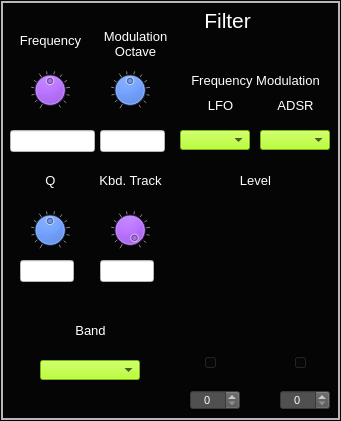
  <widget class="CustomFrame" name="frame_MSOsynthFilter">
   <property name="geometry">
    <rect>
     <x>720</x>
     <y>5</y>
     <width>341</width>
     <height>421</height>
    </rect>
   </property>
   <property name="styleSheet">
    <string notr="true">background-color: rgb(5, 5, 5);
color: rgb(255, 255, 255);</string>
   </property>
   <property name="frameShape">
    <enum>QFrame::Box</enum>
   </property>
   <property name="frameShadow">
    <enum>QFrame::Raised</enum>
   </property>
   <property name="lineWidth">
    <number>1</number>
   </property>
   <property name="midLineWidth">
    <number>2</number>
   </property>
   <widget class="CustomDial" name="dial_MsoSynthFilterFreq">
    <property name="geometry">
     <rect>
      <x>30</x>
      <y>70</y>
      <width>40</width>
      <height>40</height>
     </rect>
    </property>
    <property name="focusPolicy">
     <enum>Qt::NoFocus</enum>
    </property>
    <property name="styleSheet">
     <string notr="true">background-color: rgb(170, 85, 255);</string>
    </property>
    <property name="maximum">
     <number>100</number>
    </property>
    <property name="value">
     <number>50</number>
    </property>
    <property name="wrapping">
     <bool>false</bool>
    </property>
    <property name="notchTarget">
     <double>8.000000000000000</double>
    </property>
    <property name="notchesVisible">
     <bool>true</bool>
    </property>
   </widget>
   <widget class="CustomDial" name="dial_MsoSynthFilterOctave">
    <property name="geometry">
     <rect>
      <x>110</x>
      <y>70</y>
      <width>40</width>
      <height>40</height>
     </rect>
    </property>
    <property name="focusPolicy">
     <enum>Qt::NoFocus</enum>
    </property>
    <property name="styleSheet">
     <string notr="true">background-color: rgb(0, 85, 255);</string>
    </property>
    <property name="maximum">
     <number>100</number>
    </property>
    <property name="value">
     <number>50</number>
    </property>
    <property name="wrapping">
     <bool>false</bool>
    </property>
    <property name="notchTarget">
     <double>8.000000000000000</double>
    </property>
    <property name="notchesVisible">
     <bool>true</bool>
    </property>
   </widget>
   <widget class="QLabel" name="label_100">
    <property name="geometry">
     <rect>
      <x>10</x>
      <y>30</y>
      <width>81</width>
      <height>21</height>
     </rect>
    </property>
    <property name="font">
     <font>
      <pointsize>10</pointsize>
     </font>
    </property>
    <property name="styleSheet">
     <string notr="true">color: rgb(255, 255, 255);</string>
    </property>
    <property name="text">
     <string>Frequency</string>
    </property>
    <property name="alignment">
     <set>Qt::AlignCenter</set>
    </property>
   </widget>
   <widget class="QLabel" name="label_108">
    <property name="geometry">
     <rect>
      <x>100</x>
      <y>23</y>
      <width>71</width>
      <height>41</height>
     </rect>
    </property>
    <property name="font">
     <font>
      <pointsize>10</pointsize>
     </font>
    </property>
    <property name="styleSheet">
     <string notr="true">color: rgb(255, 255, 255);</string>
    </property>
    <property name="text">
     <string>Modulation
Octave</string>
    </property>
    <property name="alignment">
     <set>Qt::AlignCenter</set>
    </property>
   </widget>
   <widget class="CustomDial" name="dial_MsoSynthFilterQ">
    <property name="geometry">
     <rect>
      <x>30</x>
      <y>210</y>
      <width>40</width>
      <height>40</height>
     </rect>
    </property>
    <property name="focusPolicy">
     <enum>Qt::NoFocus</enum>
    </property>
    <property name="styleSheet">
     <string notr="true">background-color: rgb(0, 85, 255);</string>
    </property>
    <property name="maximum">
     <number>100</number>
    </property>
    <property name="value">
     <number>50</number>
    </property>
    <property name="wrapping">
     <bool>false</bool>
    </property>
    <property name="notchTarget">
     <double>8.000000000000000</double>
    </property>
    <property name="notchesVisible">
     <bool>true</bool>
    </property>
   </widget>
   <widget class="QLabel" name="label_113">
    <property name="geometry">
     <rect>
      <x>10</x>
      <y>170</y>
      <width>81</width>
      <height>21</height>
     </rect>
    </property>
    <property name="font">
     <font>
      <pointsize>10</pointsize>
     </font>
    </property>
    <property name="styleSheet">
     <string notr="true">color: rgb(255, 255, 255);</string>
    </property>
    <property name="text">
     <string>Q</string>
    </property>
    <property name="alignment">
     <set>Qt::AlignCenter</set>
    </property>
   </widget>
   <widget class="CustomDial" name="dial_MsoSynthFilterKbdTrack">
    <property name="geometry">
     <rect>
      <x>110</x>
      <y>210</y>
      <width>40</width>
      <height>40</height>
     </rect>
    </property>
    <property name="focusPolicy">
     <enum>Qt::NoFocus</enum>
    </property>
    <property name="styleSheet">
     <string notr="true">background-color: rgb(170, 85, 255);</string>
    </property>
    <property name="maximum">
     <number>100</number>
    </property>
    <property name="value">
     <number>100</number>
    </property>
    <property name="wrapping">
     <bool>false</bool>
    </property>
    <property name="notchTarget">
     <double>8.000000000000000</double>
    </property>
    <property name="notchesVisible">
     <bool>true</bool>
    </property>
   </widget>
   <widget class="QLabel" name="label_130">
    <property name="geometry">
     <rect>
      <x>90</x>
      <y>170</y>
      <width>81</width>
      <height>21</height>
     </rect>
    </property>
    <property name="font">
     <font>
      <pointsize>10</pointsize>
     </font>
    </property>
    <property name="styleSheet">
     <string notr="true">color: rgb(255, 255, 255);</string>
    </property>
    <property name="text">
     <string>Kbd. Track</string>
    </property>
    <property name="alignment">
     <set>Qt::AlignCenter</set>
    </property>
   </widget>
   <widget class="QLineEdit" name="lineEdit_MsoSynthFilterFreq">
    <property name="geometry">
     <rect>
      <x>10</x>
      <y>130</y>
      <width>85</width>
      <height>22</height>
     </rect>
    </property>
    <property name="styleSheet">
     <string notr="true">background-color: rgb(255, 255, 255);
color: rgb(0, 0, 0);</string>
    </property>
    <property name="alignment">
     <set>Qt::AlignCenter</set>
    </property>
    <property name="readOnly">
     <bool>true</bool>
    </property>
   </widget>
   <widget class="QLineEdit" name="lineEdit_MsoSynthFilterOctave">
    <property name="geometry">
     <rect>
      <x>100</x>
      <y>130</y>
      <width>65</width>
      <height>22</height>
     </rect>
    </property>
    <property name="styleSheet">
     <string notr="true">background-color: rgb(255, 255, 255);
color: rgb(0, 0, 0);</string>
    </property>
    <property name="alignment">
     <set>Qt::AlignCenter</set>
    </property>
    <property name="readOnly">
     <bool>true</bool>
    </property>
   </widget>
   <widget class="QLineEdit" name="lineEdit_MsoSynthFilterQ">
    <property name="geometry">
     <rect>
      <x>20</x>
      <y>260</y>
      <width>54</width>
      <height>22</height>
     </rect>
    </property>
    <property name="styleSheet">
     <string notr="true">background-color: rgb(255, 255, 255);
color: rgb(0, 0, 0);</string>
    </property>
    <property name="alignment">
     <set>Qt::AlignCenter</set>
    </property>
    <property name="readOnly">
     <bool>true</bool>
    </property>
   </widget>
   <widget class="QLineEdit" name="lineEdit_MsoSynthFilterKbdTrack">
    <property name="geometry">
     <rect>
      <x>100</x>
      <y>260</y>
      <width>54</width>
      <height>22</height>
     </rect>
    </property>
    <property name="styleSheet">
     <string notr="true">background-color: rgb(255, 255, 255);
color: rgb(0, 0, 0);</string>
    </property>
    <property name="alignment">
     <set>Qt::AlignCenter</set>
    </property>
    <property name="readOnly">
     <bool>true</bool>
    </property>
   </widget>
   <widget class="QLabel" name="label_98">
    <property name="geometry">
     <rect>
      <x>270</x>
      <y>95</y>
      <width>51</width>
      <height>21</height>
     </rect>
    </property>
    <property name="font">
     <font>
      <pointsize>10</pointsize>
     </font>
    </property>
    <property name="styleSheet">
     <string notr="true">color: rgb(255, 255, 255);</string>
    </property>
    <property name="text">
     <string>ADSR</string>
    </property>
    <property name="alignment">
     <set>Qt::AlignCenter</set>
    </property>
   </widget>
   <widget class="QLabel" name="label_96">
    <property name="geometry">
     <rect>
      <x>195</x>
      <y>95</y>
      <width>51</width>
      <height>21</height>
     </rect>
    </property>
    <property name="font">
     <font>
      <pointsize>10</pointsize>
     </font>
    </property>
    <property name="styleSheet">
     <string notr="true">color: rgb(255, 255, 255);</string>
    </property>
    <property name="text">
     <string>LFO</string>
    </property>
    <property name="alignment">
     <set>Qt::AlignCenter</set>
    </property>
   </widget>
   <widget class="CustomSpinBox" name="spinBox_MsoSynthFilterFreqModAdsrLevel">
    <property name="geometry">
     <rect>
      <x>280</x>
      <y>390</y>
      <width>50</width>
      <height>20</height>
     </rect>
    </property>
    <property name="font">
     <font>
      <pointsize>8</pointsize>
     </font>
    </property>
    <property name="focusPolicy">
     <enum>Qt::NoFocus</enum>
    </property>
    <property name="styleSheet">
     <string notr="true">background-color: rgb(80,80,80);
color: rgb(255, 255, 255);</string>
    </property>
    <property name="alignment">
     <set>Qt::AlignCenter</set>
    </property>
    <property name="readOnly">
     <bool>false</bool>
    </property>
    <property name="accelerated">
     <bool>true</bool>
    </property>
    <property name="maximum">
     <number>100</number>
    </property>
    <property name="value">
     <number>0</number>
    </property>
   </widget>
   <widget class="QLabel" name="label_97">
    <property name="geometry">
     <rect>
      <x>180</x>
      <y>70</y>
      <width>151</width>
      <height>20</height>
     </rect>
    </property>
    <property name="font">
     <font>
      <pointsize>10</pointsize>
     </font>
    </property>
    <property name="styleSheet">
     <string>color: rgb(255, 255, 255);</string>
    </property>
    <property name="text">
     <string>Frequency Modulation</string>
    </property>
    <property name="alignment">
     <set>Qt::AlignCenter</set>
    </property>
   </widget>
   <widget class="CustomComboBox" name="comboBox_MsoSynthFilterFreqModAdsr">
    <property name="geometry">
     <rect>
      <x>260</x>
      <y>130</y>
      <width>70</width>
      <height>20</height>
     </rect>
    </property>
    <property name="font">
     <font>
      <pointsize>8</pointsize>
     </font>
    </property>
    <property name="focusPolicy">
     <enum>Qt::NoFocus</enum>
    </property>
    <property name="styleSheet">
     <string notr="true">selection-background-color: rgb(255, 0, 0);
color: rgb(0,0,0);
border-color: rgb(0, 0, 0);
background-color: rgb(170, 255, 0);
</string>
    </property>
    <property name="currentText">
     <string/>
    </property>
    <property name="currentIndex">
     <number>-1</number>
    </property>
    <property name="maxVisibleItems">
     <number>4</number>
    </property>
   </widget>
   <widget class="QLabel" name="label_99">
    <property name="geometry">
     <rect>
      <x>230</x>
      <y>170</y>
      <width>51</width>
      <height>21</height>
     </rect>
    </property>
    <property name="font">
     <font>
      <pointsize>10</pointsize>
     </font>
    </property>
    <property name="styleSheet">
     <string notr="true">color: rgb(255, 255, 255);</string>
    </property>
    <property name="text">
     <string>Level</string>
    </property>
    <property name="alignment">
     <set>Qt::AlignCenter</set>
    </property>
   </widget>
   <widget class="CustomComboBox" name="comboBox_MsoSynthFilterFreqModLfo">
    <property name="geometry">
     <rect>
      <x>180</x>
      <y>130</y>
      <width>70</width>
      <height>20</height>
     </rect>
    </property>
    <property name="font">
     <font>
      <pointsize>8</pointsize>
     </font>
    </property>
    <property name="focusPolicy">
     <enum>Qt::NoFocus</enum>
    </property>
    <property name="styleSheet">
     <string notr="true">selection-background-color: rgb(255, 0, 0);
color: rgb(0,0,0);
border-color: rgb(0, 0, 0);
background-color: rgb(170, 255, 0);
</string>
    </property>
    <property name="currentText">
     <string/>
    </property>
    <property name="currentIndex">
     <number>-1</number>
    </property>
    <property name="maxVisibleItems">
     <number>4</number>
    </property>
   </widget>
   <widget class="CustomSpinBox" name="spinBox_MsoSynthFilterFreqModLfoLevel">
    <property name="geometry">
     <rect>
      <x>190</x>
      <y>390</y>
      <width>50</width>
      <height>20</height>
     </rect>
    </property>
    <property name="font">
     <font>
      <pointsize>8</pointsize>
     </font>
    </property>
    <property name="focusPolicy">
     <enum>Qt::NoFocus</enum>
    </property>
    <property name="styleSheet">
     <string notr="true">background-color: rgb(80,80,80);
color: rgb(255, 255, 255);</string>
    </property>
    <property name="alignment">
     <set>Qt::AlignCenter</set>
    </property>
    <property name="readOnly">
     <bool>false</bool>
    </property>
    <property name="accelerated">
     <bool>true</bool>
    </property>
    <property name="maximum">
     <number>100</number>
    </property>
    <property name="value">
     <number>0</number>
    </property>
   </widget>
   <widget class="QLabel" name="label_87">
    <property name="geometry">
     <rect>
      <x>60</x>
      <y>320</y>
      <width>61</width>
      <height>21</height>
     </rect>
    </property>
    <property name="font">
     <font>
      <pointsize>10</pointsize>
     </font>
    </property>
    <property name="styleSheet">
     <string notr="true">color: rgb(255, 255, 255);</string>
    </property>
    <property name="text">
     <string>Band</string>
    </property>
    <property name="alignment">
     <set>Qt::AlignCenter</set>
    </property>
   </widget>
   <widget class="CustomComboBox" name="comboBox_MsoSynthFilterBand">
    <property name="geometry">
     <rect>
      <x>40</x>
      <y>360</y>
      <width>100</width>
      <height>20</height>
     </rect>
    </property>
    <property name="font">
     <font>
      <pointsize>8</pointsize>
     </font>
    </property>
    <property name="focusPolicy">
     <enum>Qt::NoFocus</enum>
    </property>
    <property name="styleSheet">
     <string notr="true">selection-background-color: rgb(255, 0, 0);
color: rgb(0,0,0);
border-color: rgb(0, 0, 0);
background-color: rgb(170, 255, 0);
</string>
    </property>
    <property name="currentText">
     <string/>
    </property>
    <property name="currentIndex">
     <number>-1</number>
    </property>
    <property name="maxVisibleItems">
     <number>4</number>
    </property>
   </widget>
   <widget class="QLabel" name="label_101">
    <property name="geometry">
     <rect>
      <x>190</x>
      <y>10</y>
      <width>81</width>
      <height>21</height>
     </rect>
    </property>
    <property name="font">
     <font>
      <pointsize>16</pointsize>
     </font>
    </property>
    <property name="styleSheet">
     <string notr="true">color: rgb(255, 255, 255);</string>
    </property>
    <property name="text">
     <string>Filter </string>
    </property>
    <property name="alignment">
     <set>Qt::AlignCenter</set>
    </property>
   </widget>
   <widget class="CustomVerticalSlider" name="verticalSlider_MsoSynthFilterFreqModLfoLevel">
    <property name="geometry">
     <rect>
      <x>200</x>
      <y>220</y>
      <width>22</width>
      <height>150</height>
     </rect>
    </property>
    <property name="maximum">
     <number>100</number>
    </property>
    <property name="pageStep">
     <number>10</number>
    </property>
    <property name="value">
     <number>0</number>
    </property>
    <property name="orientation">
     <enum>Qt::Vertical</enum>
    </property>
    <property name="tickPosition">
     <enum>QSlider::NoTicks</enum>
    </property>
    <property name="tickInterval">
     <number>10</number>
    </property>
   </widget>
   <widget class="CustomVerticalSlider" name="verticalSlider_MsoSynthFilterFreqModAdsrLevel">
    <property name="geometry">
     <rect>
      <x>290</x>
      <y>220</y>
      <width>22</width>
      <height>150</height>
     </rect>
    </property>
    <property name="maximum">
     <number>100</number>
    </property>
    <property name="pageStep">
     <number>10</number>
    </property>
    <property name="value">
     <number>0</number>
    </property>
    <property name="orientation">
     <enum>Qt::Vertical</enum>
    </property>
    <property name="tickPosition">
     <enum>QSlider::NoTicks</enum>
    </property>
    <property name="tickInterval">
     <number>10</number>
    </property>
   </widget>
  </widget>
